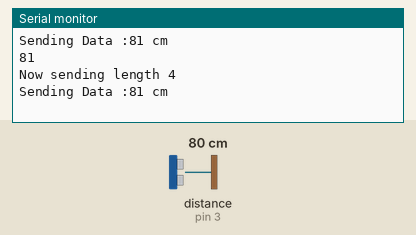
This sketch was run on a simulated Arduino Uno, built with avr-gcc and run on an emulated ATmega328P. On the bench: the last lines printed to the serial monitor. The test bench sets the inputs (shaded band); at power-on: distance to the obstacle (sensor on pin 3) 80 cm. The echo pulse lasts 58.3 µs per cm; no radio packets arrive unless stated.

Above: at 1.8 s.
1.9 s: distance to the obstacle (sensor on pin 3) set to 2 cm
At 2.8 s:
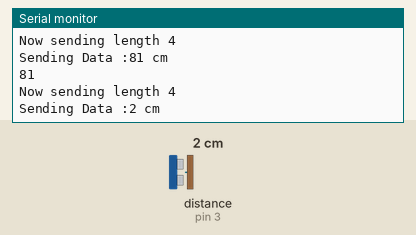
3.4 s: distance to the obstacle (sensor on pin 3) set to 4 cm
At 4.6 s:
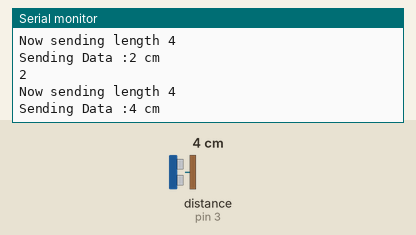
Timing chart, 0 to 6.4 s (numbered marks = the images above; inputs shaded):
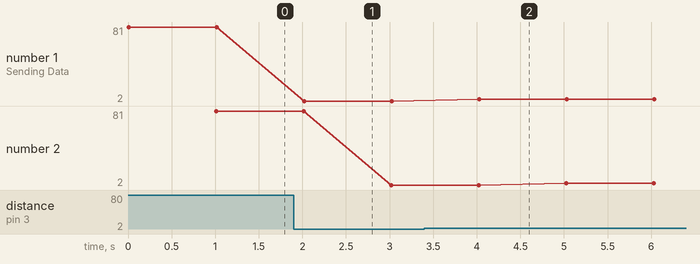

The sketch:

final_send.ino
```cpp
 #include <SPI.h>
#include "nRF24L01.h"
#include "RF24.h"
#include <NewPing.h>

static char send_payload[256];

#define TRIGGER_PIN 4      //Trig pin
#define ECHO_PIN  3        //Echo pin
#define MAX_DIST 400


const int min_payload_size = 4;
const int max_payload_size = 32;
const int payload_size_increments_by = 1;
int next_payload_size = min_payload_size;

NewPing sonar(TRIGGER_PIN, ECHO_PIN, MAX_DIST);

RF24 radio(9, 10);
const int role_pin = 5;

// Radio pipe addresses for the 2 nodes to communicate.
const uint64_t pipes[2] = { 0xF0F0F0F0E1LL, 0xF0F0F0F0D2LL };

char receive_payload[max_payload_size + 1];
void check_radio(){
//  trigger = 1;
  while(radio.available()) {

       uint8_t len = radio.getDynamicPayloadSize();
       radio.read( receive_payload, len );

       //Serial.println(receive_payload);
       //data();


    }

}

void setup()
{

  Serial.begin(115200);

  //
  // Setup and configure rf radio
  //

  radio.begin();
  // enable dynamic payloads
  radio.enableDynamicPayloads();

  // optionally, increase the delay between retries & # of retries
  radio.setRetries(5, 15);

  //
  // Open pipes to other nodes for communication
  //

  radio.openWritingPipe(pipes[0]);
  radio.openReadingPipe(1, pipes[1]);


  //
  // Start listening
  //

  radio.startListening();
}

void loop(void)
{
  int water_level = sonar.ping_cm();
  Serial.print("Sending Data :");
  Serial.print(water_level);
  Serial.println(" cm");
  delay(1000);
  String water = String(water_level);
  static char send_payload[50];
  water.toCharArray(send_payload, 50);
  Serial.println(send_payload);
  //static char send_payload[] = "ABCDEFGHIJKLMNOPQRSTUVWXYZ789012";

  // First, stop listening so we can talk.
  radio.stopListening();

  // Take the time, and send it.  This will block until complete
  Serial.print(F("Now sending length "));
  Serial.println(next_payload_size);
  radio.write( send_payload, next_payload_size );
  //attachInterrupt(digitalPinToInterrupt(2), check_radio, LOW);


  // Now, continue listening
  radio.startListening();

  // Wait here until we get a response, or timeout
}
```

Measured:
- after the input at 1.9 s, the serial monitor: prints a new line after 0.12 s (image 1)
- after the input at 3.4 s, the serial monitor: prints a new line after 0.63 s (image 2)
- plotted number 1: 81 → 2 after the input at 1.9 s
- plotted number 2: 81 → 2 after the input at 1.9 s
